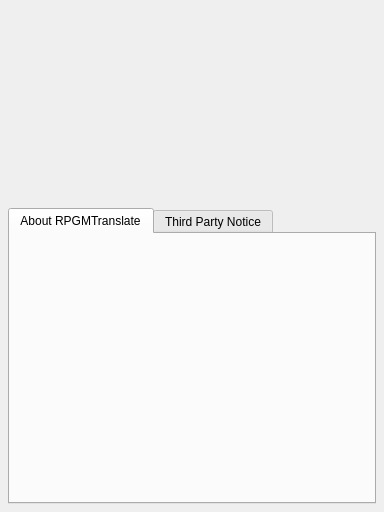
<?xml version="1.0" encoding="UTF-8"?>
<ui version="4.0">
 <class>AboutWindow</class>
 <widget class="QDialog" name="AboutWindow">
  <property name="enabled">
   <bool>true</bool>
  </property>
  <property name="geometry">
   <rect>
    <x>0</x>
    <y>0</y>
    <width>384</width>
    <height>512</height>
   </rect>
  </property>
  <property name="sizePolicy">
   <sizepolicy hsizetype="Preferred" vsizetype="Preferred">
    <horstretch>0</horstretch>
    <verstretch>0</verstretch>
   </sizepolicy>
  </property>
  <property name="minimumSize">
   <size>
    <width>384</width>
    <height>0</height>
   </size>
  </property>
  <property name="maximumSize">
   <size>
    <width>384</width>
    <height>1024</height>
   </size>
  </property>
  <property name="windowTitle">
   <string>About RPGMTranslate</string>
  </property>
  <layout class="QVBoxLayout" name="verticalLayout">
   <property name="spacing">
    <number>8</number>
   </property>
   <property name="leftMargin">
    <number>8</number>
   </property>
   <property name="topMargin">
    <number>8</number>
   </property>
   <property name="rightMargin">
    <number>8</number>
   </property>
   <property name="bottomMargin">
    <number>8</number>
   </property>
   <item alignment="Qt::AlignmentFlag::AlignHCenter">
    <widget class="QLabel" name="iconLabel">
     <property name="sizePolicy">
      <sizepolicy hsizetype="Fixed" vsizetype="Fixed">
       <horstretch>0</horstretch>
       <verstretch>0</verstretch>
      </sizepolicy>
     </property>
     <property name="minimumSize">
      <size>
       <width>192</width>
       <height>192</height>
      </size>
     </property>
     <property name="maximumSize">
      <size>
       <width>192</width>
       <height>192</height>
      </size>
     </property>
     <property name="text">
      <string/>
     </property>
     <property name="textFormat">
      <enum>Qt::TextFormat::PlainText</enum>
     </property>
     <property name="pixmap">
      <pixmap resource="../../resources.qrc">:/icons/rpgmtranslate-logo.png</pixmap>
     </property>
     <property name="scaledContents">
      <bool>true</bool>
     </property>
     <property name="alignment">
      <set>Qt::AlignmentFlag::AlignCenter</set>
     </property>
    </widget>
   </item>
   <item>
    <widget class="QTabWidget" name="tabWidget">
     <property name="currentIndex">
      <number>0</number>
     </property>
     <widget class="QWidget" name="tab">
      <attribute name="title">
       <string>About RPGMTranslate</string>
      </attribute>
      <layout class="QVBoxLayout" name="verticalLayout_2">
       <property name="spacing">
        <number>0</number>
       </property>
       <property name="leftMargin">
        <number>8</number>
       </property>
       <property name="topMargin">
        <number>8</number>
       </property>
       <property name="rightMargin">
        <number>8</number>
       </property>
       <property name="bottomMargin">
        <number>8</number>
       </property>
       <item>
        <widget class="QLabel" name="aboutLabel">
         <property name="text">
          <string/>
         </property>
         <property name="textFormat">
          <enum>Qt::TextFormat::MarkdownText</enum>
         </property>
         <property name="alignment">
          <set>Qt::AlignmentFlag::AlignLeading|Qt::AlignmentFlag::AlignLeft|Qt::AlignmentFlag::AlignTop</set>
         </property>
         <property name="wordWrap">
          <bool>true</bool>
         </property>
        </widget>
       </item>
      </layout>
     </widget>
     <widget class="QWidget" name="tab_2">
      <attribute name="title">
       <string>Third Party Notice</string>
      </attribute>
      <layout class="QVBoxLayout" name="verticalLayout_3">
       <property name="spacing">
        <number>0</number>
       </property>
       <property name="leftMargin">
        <number>0</number>
       </property>
       <property name="topMargin">
        <number>0</number>
       </property>
       <property name="rightMargin">
        <number>0</number>
       </property>
       <property name="bottomMargin">
        <number>0</number>
       </property>
       <item>
        <widget class="QScrollArea" name="scrollArea">
         <property name="widgetResizable">
          <bool>true</bool>
         </property>
         <widget class="QWidget" name="scrollAreaWidgetContents">
          <property name="geometry">
           <rect>
            <x>0</x>
            <y>0</y>
            <width>358</width>
            <height>262</height>
           </rect>
          </property>
          <layout class="QVBoxLayout" name="verticalLayout_4">
           <property name="spacing">
            <number>0</number>
           </property>
           <property name="leftMargin">
            <number>8</number>
           </property>
           <property name="topMargin">
            <number>8</number>
           </property>
           <property name="rightMargin">
            <number>8</number>
           </property>
           <property name="bottomMargin">
            <number>8</number>
           </property>
           <item>
            <widget class="QLabel" name="thirdPartyLabel">
             <property name="text">
              <string/>
             </property>
             <property name="textFormat">
              <enum>Qt::TextFormat::MarkdownText</enum>
             </property>
             <property name="alignment">
              <set>Qt::AlignmentFlag::AlignLeading|Qt::AlignmentFlag::AlignLeft|Qt::AlignmentFlag::AlignTop</set>
             </property>
             <property name="wordWrap">
              <bool>true</bool>
             </property>
            </widget>
           </item>
          </layout>
         </widget>
        </widget>
       </item>
      </layout>
     </widget>
    </widget>
   </item>
  </layout>
 </widget>
 <resources>
  <include location="../../resources.qrc"/>
 </resources>
 <connections/>
</ui>
